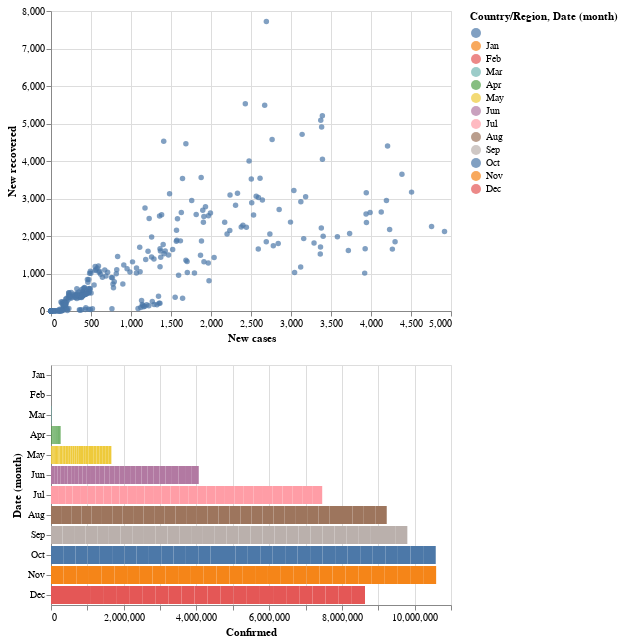

The cell this chart's notebook holds for it:
### Code cell
#New cases vs recovered in Saudia Arabia
##until may very few recoveries compared to new cases but ,starting from May daily
## recovrie start exceeding new cases , this is very good news.

brush = alt.selection(type='interval')

points = alt.Chart(SAUDIA).mark_circle().encode(
    x='New cases:Q',
    y='New recovered:Q',
    color=alt.condition(brush, 'Country/Region:N', alt.value('lightgray'))
).add_selection(
    brush
)

bars = alt.Chart(SAUDIA).mark_bar().encode(
    y='month(Date):N',
    color='month(Date):N',
    x='Confirmed:Q'
).transform_filter(
    brush
)

points & bars

### Figure 1 — Vega-Lite specification as saved in the notebook (floating-point values rounded to 4 significant figures; data arrays with more than 128 entries replaced by an {"elided": "..."} marker saying what was removed)
{"config": {"view": {"continuousWidth": 400, "continuousHeight": 300}}, "vconcat": [{"mark": "circle", "encoding": {"color": {"condition": {"type": "nominal", "field": "Country/Region", "selection": "selector003"}, "value": "lightgray"}, "x": {"type": "quantitative", "field": "New cases"}, "y": {"type": "quantitative", "field": "New recovered"}}, "selection": {"selector003": {"type": "interval"}}}, {"mark": "bar", "encoding": {"color": {"type": "nominal", "field": "Date", "timeUnit": "month"}, "x": {"type": "quantitative", "field": "Confirmed"}, "y": {"type": "nominal", "field": "Date", "timeUnit": "month"}}, "transform": [{"filter": {"selection": "selector003"}}]}], "data": {"name": "data-c4fb2a5af3d2083668dc732ac07a5740"}, "$schema": "https://vega.github.io/schema/vega-lite/v4.8.1.json", "datasets": {"data-c4fb2a5af3d2083668dc732ac07a5740": {"elided": "338 records"}}}
